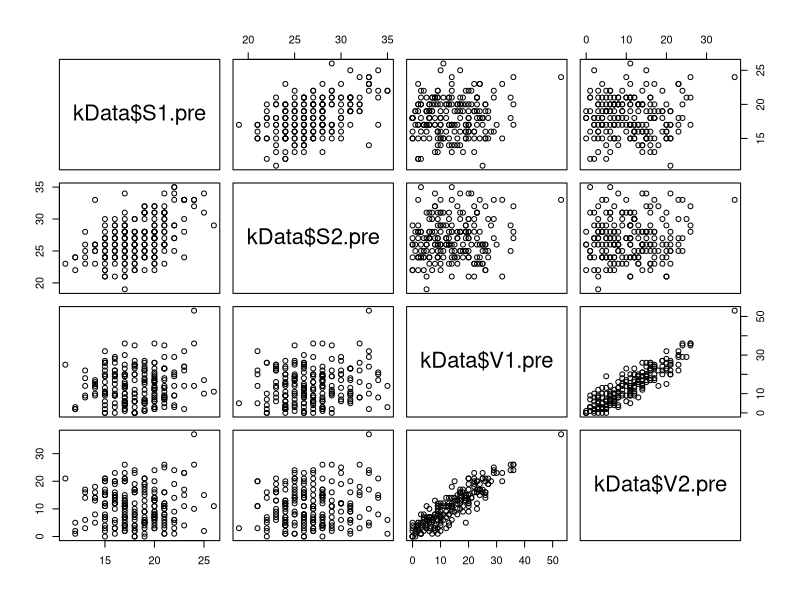
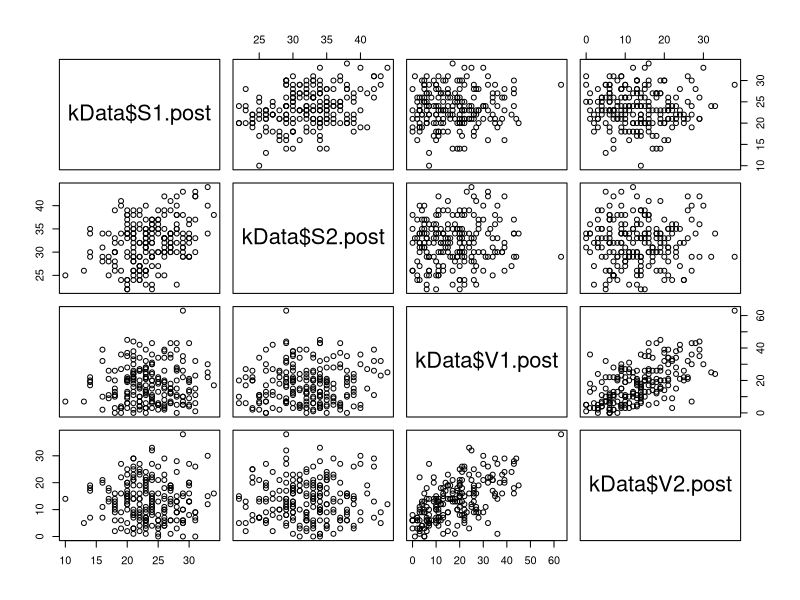

Write the R code that produced these figures, in order.
library(psych)

kData <- read.table('Stats1.13.HW.03.txt', header = TRUE)
kData.aer <- subset(kData, kData$cond == 'aer')
kData.des <- subset(kData, kData$cond == 'des')

# Question 1
#
# What is the correlation between S1 and S2 pre-training?

cor(kData$S1.pre, kData$S2.pre)

# Question 2
#
# What is the correlation between V1 and V2 pre-training?

cor(kData$V1.pre, kData$V2.pre)

# Question 3
#
# With respect to the measurement of two distinct constructs, spatial reasoning
# and verbal reasoning, the pattern of correlations pre-training reveals:
#
# ( ) Convergent validity
# ( ) Divergent validity
# (*) Both
# ( ) Neither

cor(kData$S1.pre, kData$S2.pre)
cor(kData$V1.pre, kData$V2.pre)

cor(kData$S1.pre, kData$V1.pre)
cor(kData$S1.pre, kData$V2.pre)
cor(kData$S2.pre, kData$V1.pre)
cor(kData$S2.pre, kData$V2.pre)

# Question 4
#
# Correlations from the control group could be used to estimate test/retest
# reliability. If so, which test is most reliable?
#
# ( ) S1
# ( ) S2
# ( ) V1
# (*) V2

cor(kData.aer$S1.pre, kData.aer$S1.post)
cor(kData.aer$S2.pre, kData.aer$S2.post)
cor(kData.aer$V1.pre, kData.aer$V1.post)
cor(kData.aer$V2.pre, kData.aer$V2.post)

# Question 5
#
# Does there appear to be a correlation between spatial reasoning before
# training and the amount of improvement in spatial reasoning?
#
# ( ) Yes
# (*) No

cor(kData$S1.pre, kData$S1.post - kData$S1.pre)
cor(kData$S2.pre, kData$S2.post - kData$S2.pre)

# Question 6
#
# Does there appear to be a correlation between verbal reasoning before training
# and the amount of improvement in verbal reasoning?
#
# ( ) Yes
# (*) No

cor(kData$V1.pre, kData$V1.post - kData$V1.pre)
cor(kData$V2.pre, kData$V2.post - kData$V2.pre)

# Question 7
#
# Which group exhibited more improvement in spatial reasoning?
#
# ( ) aer
# (*) des

mean(kData.aer$S1.post) - mean(kData.aer$S1.pre)
  + mean(kData.aer$S2.post) - mean(kData.aer$S2.pre)

mean(kData.des$S1.post) - mean(kData.des$S1.pre)
  + mean(kData.des$S2.post) - mean(kData.des$S2.pre)

# Question 8
#
# Create a color scatterplot matrix for all 4 measures at pre-test. Do the
# scatterplots suggest two reliable and valid constructs?
#
# (*) Yes
# ( ) No

pairs(~kData$S1.pre + kData$S2.pre + kData$V1.pre + kData$V2.pre)

# Question 9
#
# Create a color scatterplot matrix for all 4 measures at post-test. Do the
# scatterplots suggest two reliable and valid constructs?
#
# (*) Yes
# ( ) No

pairs(~kData$S1.post + kData$S2.post + kData$V1.post + kData$V2.post)

# Question 10
#
# What is the major change from pre-test to post-test visible on the color
# matrix?

# (*) Variance
# ( ) Correlation coefficients
# ( ) Construct validity
# ( ) All of the above
